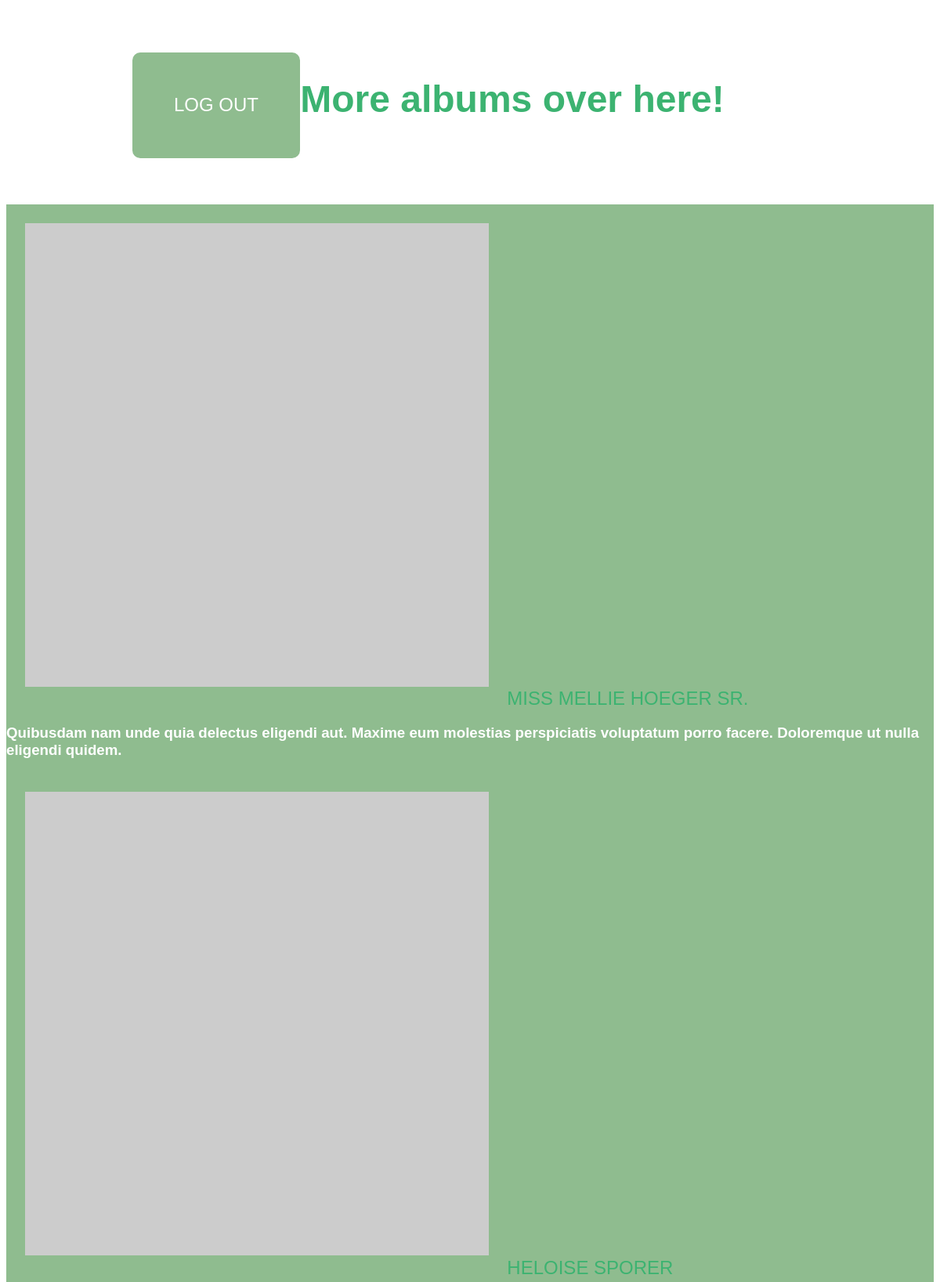
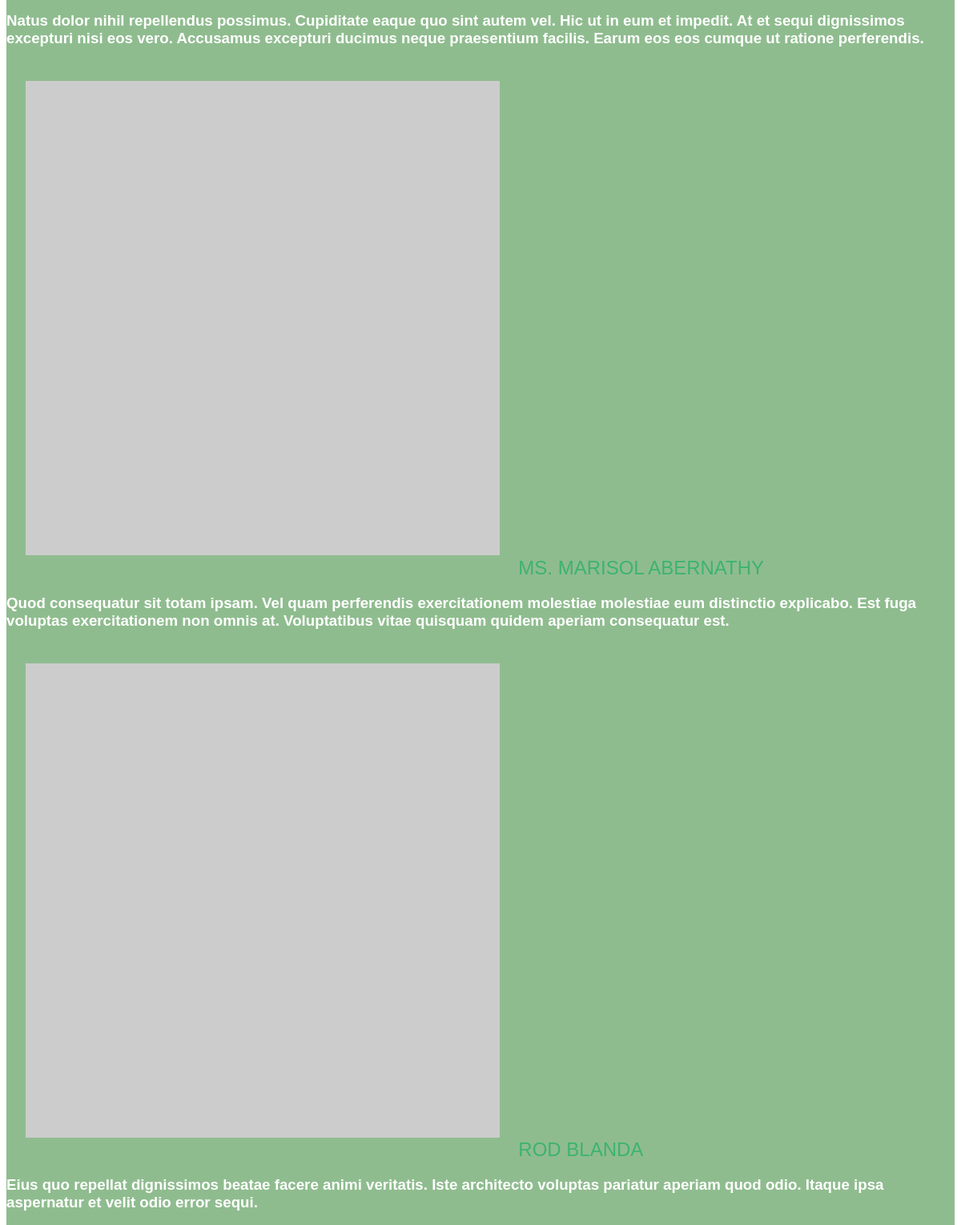
Screenshot of /albums.php?artistid=1 (upper part) with the database file from the repository (2 pictures, top to bottom).
### tables this page shows
CREATE TABLE `albums` (
  `id` int(11) unsigned NOT NULL AUTO_INCREMENT,
  `title` varchar(200) DEFAULT NULL,
  `description` varchar(600) DEFAULT NULL,
  `artist_id` int(11) DEFAULT NULL,
  `cover` varchar(100) DEFAULT NULL,
  `year` int(4) DEFAULT NULL,
  PRIMARY KEY (`id`)
);

### albums.php (the view, shortened to what this page needs)
<?php
    $conn_spotify = @new mysqli("localhost", "root", "root", "SpotifyFaker");
    $artistid=$_GET['artistid'];
    $query = "SELECT * FROM albums WHERE (artist_id = '".$artistid."');";
    $result = $conn_spotify->query( $query );
?><!doctype html>
<html lang="en">
<head>
</head>
<body>
    <header>
    <a href="logout.php">Log out</a>
    <h1>More albums over here!</h1>
    </header>
    <div id="albums">
        <?php
        while( $row = mysqli_fetch_array($result) ){
            echo '<div class="artist">';
            echo "<img src='".$row['cover']."' alt='coveralbum'>";
            echo "<a class='artist_name' href='tracks.php?albumid=".$row['id']."'>".$row['title']."</a>";
            echo "<h3>".$row['description']."</h3>";
            echo '</div>';
            }
    ?>
    </div>
</body>
</html>

### albums.php (style rules this page uses)
body { font-family: "Arial", sans-serif; background-image: url("https://zobow.files.wordpress.com/2013/11/cnv00008.jpg"); }
header { background-color: transparent; color: mediumseagreen; font-size: 1.5em; display: flex; justify-content: center; padding: 5%; }
header a { text-decoration: none; text-transform: uppercase; color: white; background-color:darkseagreen; border-radius: 10px; padding: 5%; margin-left: -10%; }
#albums { background: darkseagreen; display: flex; flex-direction: column; justify-content: space-around; color: white; }
#albums img { width:50%; padding: 2%; }
#albums a { font-size: 1.5em; text-decoration: none; color: mediumseagreen; text-transform: uppercase; }

### rows the page displays
albums: title "MISS MELLIE HOEGER SR.", description "Quibusdam nam unde quia delectus eligendi aut. Maxime eum molestias perspiciatis voluptatum porro facere. Doloremque ut nulla eligendi quidem."
albums: title "HELOISE SPORER", description "Natus dolor nihil repellendus possimus. Cupiditate eaque quo sint autem vel. Hic ut in eum et impedit. At et sequi dignissimos excepturi nisi eos vero. Accusamus excepturi ducimus neque praesentium facilis. Earum eos eos cumque ut ratione perferendis."
albums: title "MS. MARISOL ABERNATHY", description "Quod consequatur sit totam ipsam. Vel quam perferendis exercitationem molestiae molestiae eum distinctio explicabo. Est fuga voluptas exercitationem non omnis at. Voluptatibus vitae quisquam quidem aperiam consequatur est."
albums: title "ROD BLANDA", description "Eius quo repellat dignissimos beatae facere animi veritatis. Iste architecto voluptas pariatur aperiam quod odio. Itaque ipsa aspernatur et velit odio error sequi."
